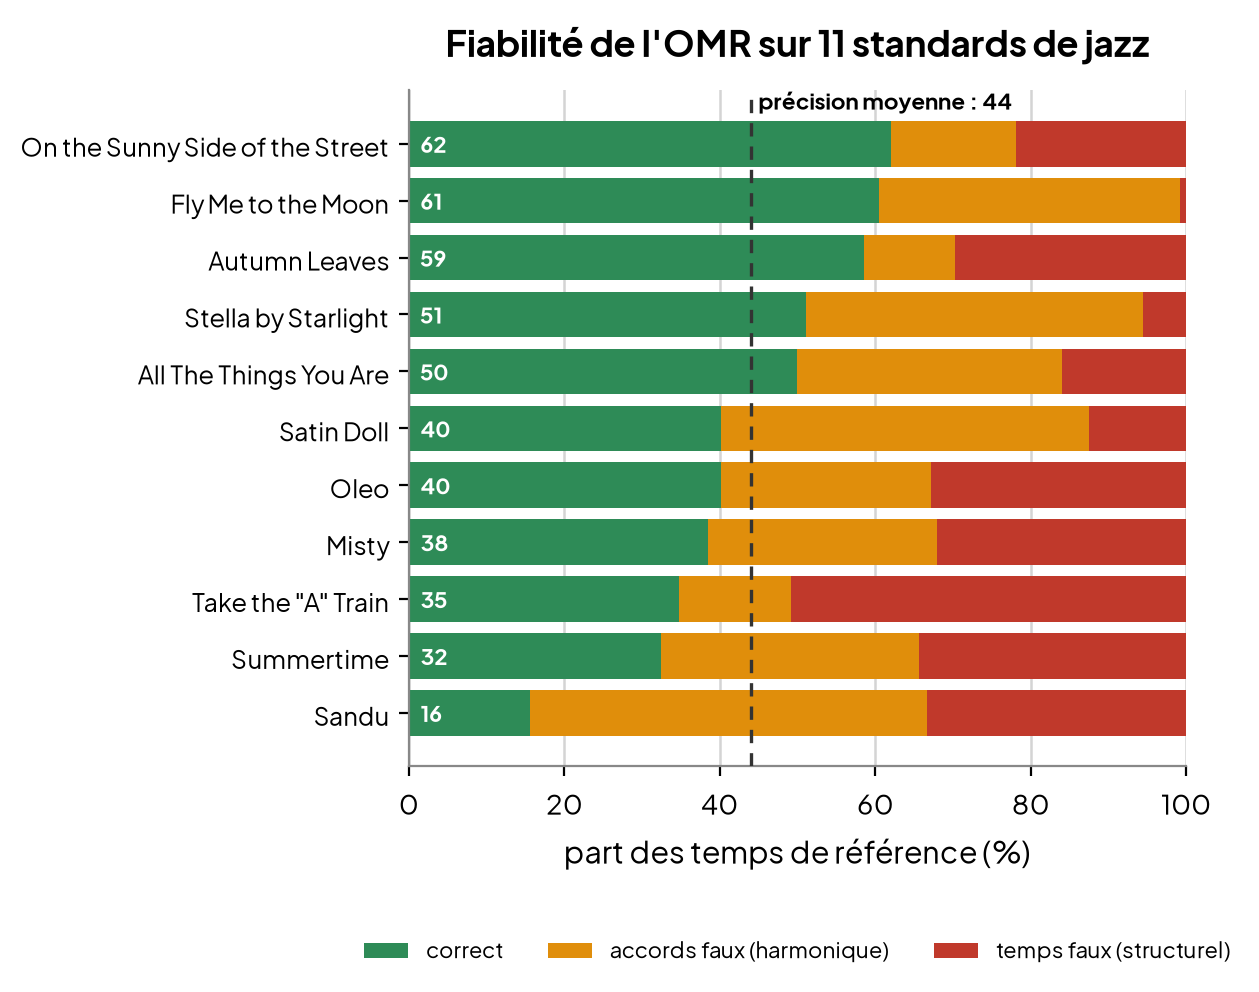

This chart was generated by the following Python code:
#!/usr/bin/env python3
"""Figure §3.4 — fiabilité de l'OMR (Martinez-Sevilla et al.) sur 11 standards.

Trace une barre empilee a 100 % par morceau, decomposant chaque grille en trois
parts des temps de reference : la part CORRECTE (= precision ponderee), la penalite
HARMONIQUE (accords faux, somme des substitutions) et la penalite STRUCTURELLE
(temps faux : insertions + suppressions, a 1.0 chacun). Comme precision = 1 - total/ref
et total = structurel + harmonique, les trois parts somment exactement a 100 %.

Les valeurs sont saisies a la main depuis les rapports de evaluate_custom (un par
standard) : ce script ne fait QUE la presentation, a l'image de rapport/stats/present.py.

    poetry run python rapport/figures/solution-conceptuelle/omr_fiabilite.py

SORTIE : omr_fiabilite.png (largeur justification A4, Plus Jakarta Sans embarque).
"""

from pathlib import Path

import matplotlib

matplotlib.use("Agg")
import matplotlib.pyplot as plt
import numpy as np
from matplotlib import font_manager

HERE = Path(__file__).resolve().parent
FONTS = HERE.parent.parent / "stats" / "fonts"  # police partagee avec le chap. stats
OUT = HERE / "omr_fiabilite.png"

# Palette : aligne sur le chap. stats (vert = bon) ; orange/rouge pour les deux familles
# d'erreur. Le rouge structurel reprend le BAD du chapitre stats.
GOOD, HARM, STRUCT = "#2e8b57", "#e08e0b", "#c0392b"
GRID = "#d4d4d4"

A4_WIDTH_IN, MARGIN_IN = 8.27, 1.0
FIG_WIDTH = A4_WIDTH_IN - 2 * MARGIN_IN
DPI = 200

# (titre, temps reference, penalite structurelle D+I, penalite harmonique somme S).
# Source : les 11 rapports REPORT_*.txt de evaluate_custom.
DATA = [
    ("All The Things You Are", 144, 23, 49.0),
    ("Autumn Leaves", 128, 38, 15.0),
    ("Fly Me to the Moon", 128, 1, 49.5),
    ("Misty", 128, 41, 37.75),
    ("Oleo", 128, 42, 34.5),
    ("Sandu", 96, 32, 49.0),
    ("Satin Doll", 128, 16, 60.5),
    ("Stella by Starlight", 128, 7, 55.5),
    ("Summertime", 64, 22, 21.2),
    ("On the Sunny Side of the Street", 128, 28, 20.5),
    ('Take the "A" Train', 128, 65, 18.5),
]


def use_jakarta():
    reg = FONTS / "PlusJakartaSans-Regular.ttf"
    if not reg.exists():
        return
    for ttf in (reg, FONTS / "PlusJakartaSans-Bold.ttf"):
        if ttf.exists():
            font_manager.fontManager.addfont(str(ttf))
    plt.rcParams["font.family"] = "Plus Jakarta Sans"
    plt.rcParams["axes.unicode_minus"] = False


def main():
    use_jakarta()
    plt.rcParams.update(
        {
            "savefig.dpi": DPI,
            "axes.axisbelow": True,
            "axes.titlesize": 13,
            "axes.titleweight": "bold",
            "axes.titlepad": 12,
            "axes.labelsize": 11,
            "axes.edgecolor": "#888888",
            "grid.color": GRID,
        }
    )

    # Parts en % des temps de reference, triees par part correcte croissante (pire en bas).
    rows = []
    for name, ref, struct, harm in DATA:
        correct = 100.0 * (1.0 - (struct + harm) / ref)
        rows.append((name, correct, 100.0 * harm / ref, 100.0 * struct / ref))
    rows.sort(key=lambda r: r[1])  # part correcte croissante

    names = [r[0] for r in rows]
    correct = np.array([r[1] for r in rows])
    harm = np.array([r[2] for r in rows])
    struct = np.array([r[3] for r in rows])
    y = np.arange(len(names))

    fig, ax = plt.subplots(figsize=(FIG_WIDTH, 5.2))
    ax.barh(y, correct, color=GOOD, label="correct")
    ax.barh(y, harm, left=correct, color=HARM, label="accords faux (harmonique)")
    ax.barh(y, struct, left=correct + harm, color=STRUCT, label="temps faux (structurel)")

    # Valeur de precision a gauche de chaque barre.
    for yi, c in zip(y, correct):
        ax.text(1.5, float(yi), f"{c:.0f}", va="center", ha="left", fontsize=8,
                fontweight="bold", color="white")

    mean_correct = float(correct.mean())
    ax.axvline(mean_correct, color="#333333", lw=1.2, ls=(0, (4, 3)), zorder=5)
    ax.text(mean_correct + 1, len(names) - 0.4,
            f"précision moyenne : {mean_correct:.0f}", fontsize=8, fontweight="bold")

    ax.set_yticks(y, names, fontsize=9)
    ax.set_xticks(np.arange(0, 101, 20))
    ax.set(xlim=(0, 100), xlabel="part des temps de référence (%)",
           title="Fiabilité de l'OMR sur 11 standards de jazz")
    ax.grid(True, axis="x", color=GRID, linewidth=0.9)
    ax.spines[["top", "right"]].set_visible(False)
    ax.legend(frameon=False, fontsize=8, ncol=3, loc="upper center",
              bbox_to_anchor=(0.5, -0.22))
    fig.tight_layout()
    fig.savefig(OUT, dpi=DPI, bbox_inches="tight")
    plt.close(fig)
    print(f"Figure ecrite : {OUT}")


if __name__ == "__main__":
    main()
